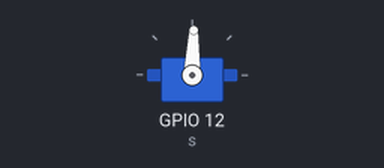
A program run on a simulated Raspberry Pi (BCM pin numbers). On the bench: servo. Servo angles are drawn from the pulse width (0.5 ms = 0°, 2.5 ms = 180°); what the program prints to the terminal is not drawn.

Above: at 0.05 s.
At 6.25 s:
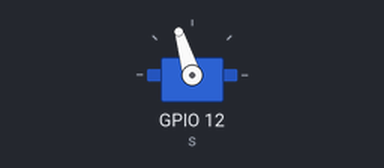
At 12.95 s:
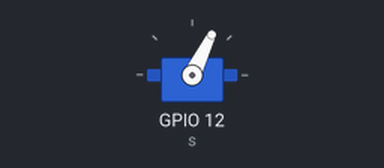
Timing chart, 0 to 17.1 s (numbered marks = the images above):
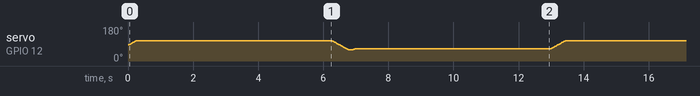

The program:

serbopig.py
```python
import pigpio
import time
import sys

class Servo:
    '''
    サーボモータ制御用クラス
    '''

    Hz = 50

    def __init__(self, N, d=0):
        self.IS_SETUP = True
        self.GPIO_No = N
        self.direction = d
        print('セットアップします')
        self.pi = pigpio.pi()    #pigpioライブラリにアクセスするためのインスタンスを作成
        self.pi.set_mode(self.GPIO_No, pigpio.OUTPUT)    #GPIO 12を出力用に設定
        print('セットアップしました!')

    def setDirection(self, deg, t=1):
        '''
        角度指定でサーボモータを駆動
        degは-90~90
        '''
        self.direction = deg
        dc = 25000 + (120000-25000)/180*(deg+90)
        self.pi.hardware_PWM(self.GPIO_No, Servo.Hz, int(dc))
        time.sleep(t)

    def slowSetDirection(self, s_deg, e_deg, t=0.01):
        '''
        サーボモータをゆっくり駆動
        '''
        if (s_deg < e_deg):
            step = 1
            ie_deg = e_deg+1
        else:
            step = -1
            ie_deg = e_deg-1
        print('回転中:' + str(s_deg) + '度 ~ ' + str(e_deg) + '度')
        for i in range(s_deg, ie_deg, step):
            self.setDirection(i, t)

    def getDirection(self):
        '''
        現在のサーボモータの角度を取得
        '''
        return self.direction

    def cleanup(self):
        '''
        PWM出力停止
        '''
        print('リセットします。')
        time.sleep(0.5)
        #self.pi.set_mode(self.GPIO_No, pigpio.INPUT)
        #print('set INPUT')
        time.sleep(0.5)
        print('stop')
        self.pi.stop()
        self.IS_SETUP = False
        print('リセットしました。')

    def getIsSetup(self):
        '''
        セットアップ状態判定
        '''
        return self.IS_SETUP

    def __del__(self):
        print('殺された!')
        self.cleanup()

ROTATE = 23	#回転する角度(22)
def sw_ON(d=None):
    if (d is None):
        s = Servo(12)
        s.slowSetDirection(s.getDirection(), ROTATE)
    else:
        s = Servo(12, d)
        s.slowSetDirection(d, ROTATE)
    return s.getDirection()

def sw_OFF(d=None):
    if (d is None):
        s = Servo(12)
        s.slowSetDirection(s.getDirection(), -ROTATE-5)	#-ROTATE-5
    else:
        s = Servo(12, d)
        s.slowSetDirection(d, -ROTATE-5)
    time.sleep(0.12)
    s.slowSetDirection(s.getDirection(), -ROTATE)
    return s.getDirection()

if __name__ == "__main__":
    try:
        cnt = 0
        d2 = None
        while True:
            if (cnt == 0):
                d1 = sw_ON()
            else:
                d1 = sw_ON(d2)
            time.sleep(5)		#10
            d2 = sw_OFF(d1)
            time.sleep(5)		#10
            cnt += 1

    except KeyboardInterrupt:
        pi = pigpio.pi()
        pi.set_mode(12, pigpio.INPUT)
        sys.exit(0)
```
